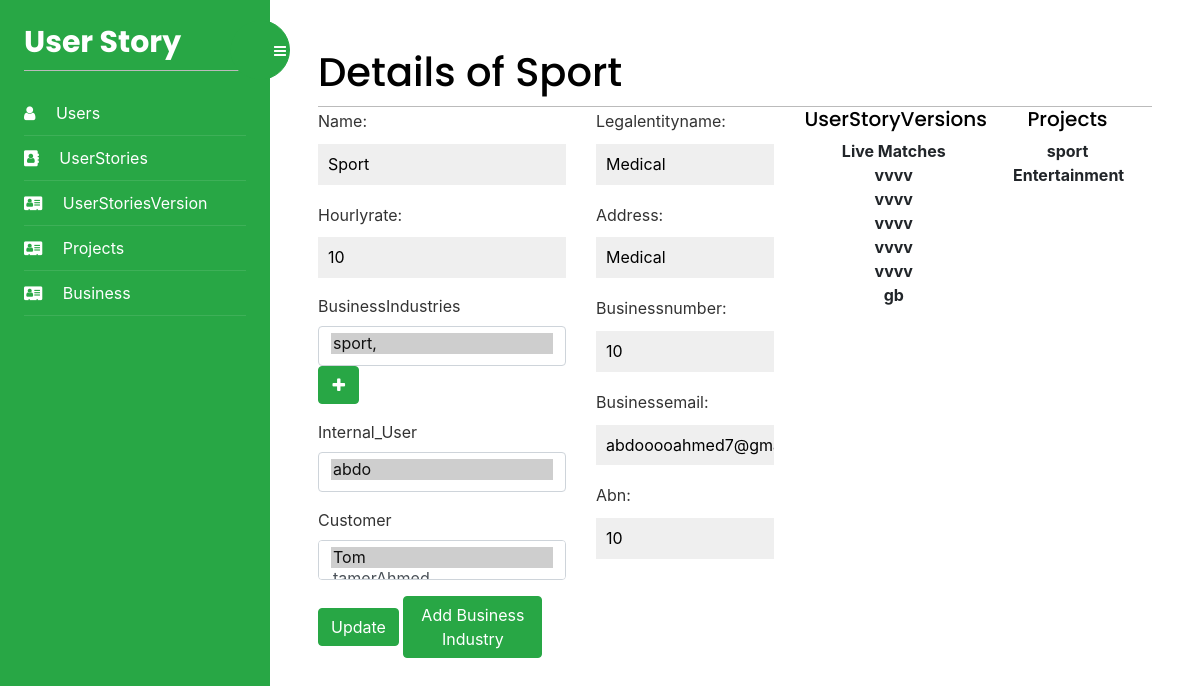
/Business/BusinessDetails/2, run on an earlier commit of the app's database.
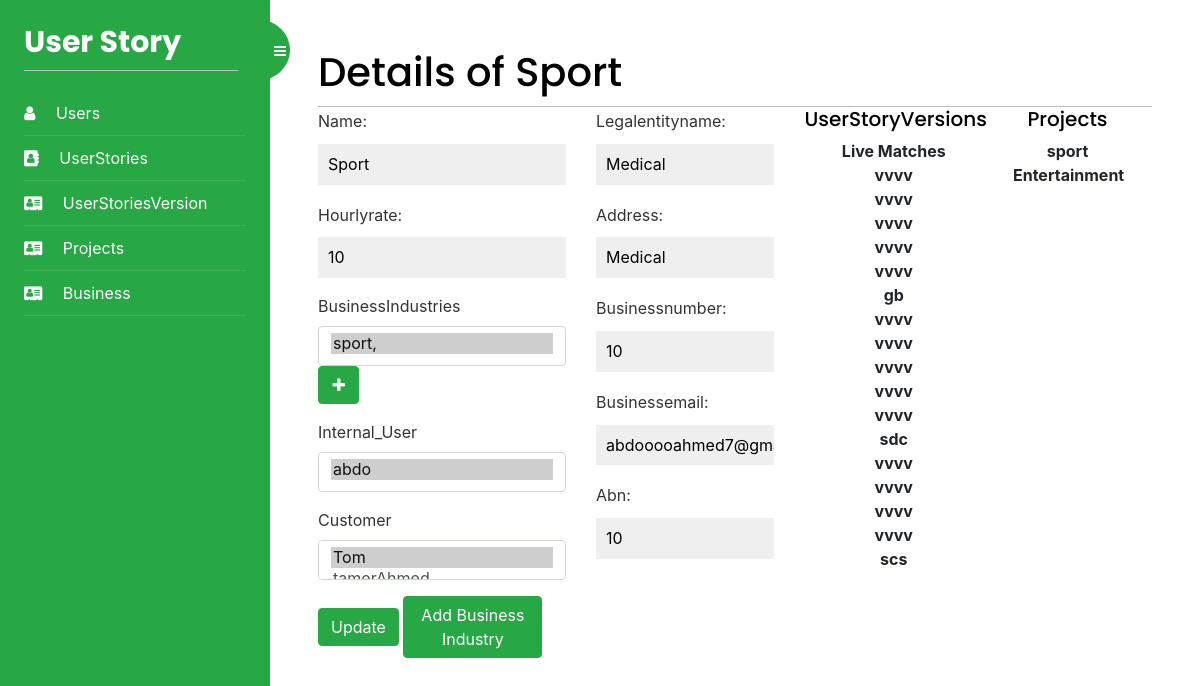
And on a later commit of the database.
### UserStoryApp/models.py (models this page shows)
class UserStoryVersion(models.Model):
    id = models.AutoField(primary_key=True)
    name = models.TextField(blank=True)
    description = models.TextField(blank=True)
    Project = models.ForeignKey(Project, on_delete=models.CASCADE)
    User = models.ForeignKey(
        User, on_delete=models.CASCADE, blank=True, null=True)
    class Meta:
        db_table = "UserStoryVersion"

class Project(models.Model):
    id = models.AutoField(primary_key=True)
    name = models.TextField(blank=True)
    Business = models.ForeignKey(Business, on_delete=models.CASCADE)
    User = models.ForeignKey(
        User, on_delete=models.CASCADE, blank=True, null=True)
    project = ""
    class Meta:
        db_table = "Project"

### Business/views.py (the view)
# urls.py: path('BusinessDetails/<int:id>', views.BusinessDetails, name='BusinessDetails')
def BusinessDetails(request, id):
    businessIndustries = BusinessCategory.objects.all()
    internal_User = User.objects.filter(Role=2)
    Customer = User.objects.filter(Role=1)
    business = Business.objects.get(id=id)
    industriesIds = [i.id for i in business.businessIndustry.all()]
    customerIds = []
    internalUserIds = []
    projects = Project.objects.filter(Business=business).all()
    userStoryVersions = UserStoryVersion.objects.filter(
        Project__Business=business).all()
    for i in business.User.all():
        if i.Role == 1:
            customerIds.append(i.id)
        elif i.Role == 2:
            internalUserIds.append(i.id)
    print(industriesIds)
    print(business.User.all())
    form = AddBusinessForm1(
        initial={'name': business.name, 'businessIndustry': business.businessIndustry.all(), 'hourlyRate': business.hourlyRate,
                 'Internal_User': business.User.filter(Role=2), 'Customer': business.User.filter(Role=1)})
    form2 = AddBusinessForm2(
        initial={'LegalEntityName': business.LegalEntityName, 'Address': business.Address,
                 'BusinessNumber': business.BusinessNumber, 'BusinessEmail': business.BusinessEmail, 'ABN': business.ABN})
    return render(request, 'Business/BusinessDetails.html', {'form': form, 'form2': form2, 'projects': projects, 'userStoryVersions': userStoryVersions, 'internal_User': internal_User, 'customer': Customer, 'businessIndustries': businessIndustries, 'form3': {'name': business.name, 'industriesIds': industriesIds,
                                                                                                                                                                                                                                                                   'internalUserIds': internalUserIds, 'customerIds': customerIds}})

### Business/forms.py
class AddBusinessForm1(forms.Form):
    name = forms.CharField()
    hourlyRate = forms.IntegerField()

class AddBusinessForm2(forms.Form):
    LegalEntityName = forms.CharField(required=False)
    Address = forms.CharField(required=False)
    BusinessNumber = forms.IntegerField(required=False)
    BusinessEmail = forms.CharField(required=False)
    ABN = forms.IntegerField(required=False)

### Business/templates/Business/BusinessDetails.html (shortened to what this page needs)
{% extends "base.html" %}
{% block content %}
<div>
    <h1 class="m-auto">Details of {{form3.name}}</h1>
</div>
<form method="post">
    <div class="row w-100">
        <div class="col-4">
            {{ form.as_p }}
            <div class="form-group">
                <label for="exampleInputEmail1" style="display: block;width: 100%;">BusinessIndustries</label>
                <select id="example-getting-started1" name="businessIndustry" style="width: 100%;"
                    class="form-control form-select platform" multiple="multiple">
                    {% for p in businessIndustries %}
                    {% if p.id in form3.industriesIds %}
                    <option value="{{p.id}}" selected>{{p.name}},</option>
                    {% else %}
                    <option value="{{p.id}}">{{p.name}},</option>
                    {% endif %}
                    {% endfor %}
                </select>
                <button type="button" class="col-2 btn btn-success fa fa-plus" data-toggle="modal" data-target="#modalLoginForm">
                </button>
            </div>
            <div class="form-group">
                <label for="exampleInputEmail1" style="display: block;width: 100%;">Internal_User</label>
                <select id="example-getting-started" name="Internal_User" style="width: 100%;"
                    class="form-control form-select platform" multiple="multiple">
                    {% for p in internal_User %}
                    {% if p.id in form3.internalUserIds %}
                    <option class="projectOption" value="{{p.id}}" selected>{{p.username}}</option>
                    {% else %}
                    <option class="projectOption" value="{{p.id}}">{{p.username}}</option>
                    {% endif %}
                    {% endfor %}
                </select>
            </div>
            <div class="form-group">
                <label for="exampleInputEmail1" style="display: block;width: 100%;">Customer</label>
                <select id="example-getting-started2" name="Customer" style="width: 100%;" class="form-control form-select platform"
                    multiple="multiple">
                    {% for p in customer %}
                    {% if p.id in form3.customerIds %}
                    <option class="projectOption" value="{{p.id}}" selected>{{p.username}}</option>
                    {% else %}
                    <option class="projectOption" value="{{p.id}}">{{p.username}}</option>
                    {% endif %}
                    {% endfor %}
                </select>
            </div>
        </div>
        <div class="col-3">
            {{form2.as_p}}
        </div>
        <div class="col-3 text-center">
            <h5>
                UserStoryVersions
            </h5>
            <div class=" text-center">
                {% for p in userStoryVersions %}
                <strong class="d-block">{{p.name}}</strong>
                {% endfor %}
            </div>
        </div>
        <div class="col-2 text-center">
            <h5>
                Projects
            </h5>
            <div class=" text-center">
                {% for p in projects %}
                <strong class="d-block">{{p.name}}</strong>
                {% endfor %}
            </div>
        </div>
    </div>
    <button type="submit" class="btn btn-success" value="submit">Update</button>
    <button type="button" class="col-2 btn btn-success" data-toggle="modal" data-target="#modalLoginForm">Add Business
        Industry
    </button>
</form>
{% endblock %}

What changed in the data, as far as the page shows it:
added UserStoryVersion: name "vvvv"
added UserStoryVersion: name "vvvv"
added UserStoryVersion: name "vvvv"
added UserStoryVersion: name "vvvv"
added UserStoryVersion: name "vvvv"
added UserStoryVersion: name "sdc"
added UserStoryVersion: name "vvvv"
added UserStoryVersion: name "vvvv"
added UserStoryVersion: name "vvvv"
added UserStoryVersion: name "vvvv"
added UserStoryVersion: name "scs"
